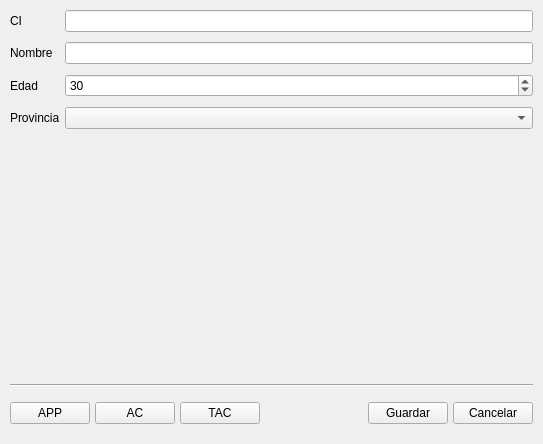
<?xml version="1.0" encoding="UTF-8"?>
<ui version="4.0">
 <class>pacientForm</class>
 <widget class="QWidget" name="pacientForm">
  <property name="geometry">
   <rect>
    <x>0</x>
    <y>0</y>
    <width>543</width>
    <height>444</height>
   </rect>
  </property>
  <property name="windowTitle">
   <string>Form</string>
  </property>
  <layout class="QVBoxLayout" name="verticalLayout">
   <property name="spacing">
    <number>5</number>
   </property>
   <property name="sizeConstraint">
    <enum>QLayout::SetDefaultConstraint</enum>
   </property>
   <property name="leftMargin">
    <number>10</number>
   </property>
   <property name="topMargin">
    <number>10</number>
   </property>
   <property name="rightMargin">
    <number>10</number>
   </property>
   <property name="bottomMargin">
    <number>10</number>
   </property>
   <item>
    <widget class="QWidget" name="widget" native="true">
     <layout class="QGridLayout" name="gridLayout">
      <property name="leftMargin">
       <number>0</number>
      </property>
      <property name="topMargin">
       <number>0</number>
      </property>
      <property name="rightMargin">
       <number>0</number>
      </property>
      <property name="bottomMargin">
       <number>0</number>
      </property>
      <property name="horizontalSpacing">
       <number>5</number>
      </property>
      <property name="verticalSpacing">
       <number>10</number>
      </property>
      <item row="0" column="0">
       <widget class="QLabel" name="ciLabel">
        <property name="text">
         <string>CI</string>
        </property>
       </widget>
      </item>
      <item row="0" column="2">
       <widget class="QLineEdit" name="ciInput">
        <property name="inputMask">
         <string>99999999999</string>
        </property>
       </widget>
      </item>
      <item row="1" column="0" colspan="2">
       <widget class="QLabel" name="label">
        <property name="text">
         <string>Nombre</string>
        </property>
       </widget>
      </item>
      <item row="1" column="2">
       <widget class="QLineEdit" name="nameInput"/>
      </item>
      <item row="2" column="2">
       <widget class="QSpinBox" name="ageInput">
        <property name="maximum">
         <number>200</number>
        </property>
        <property name="singleStep">
         <number>5</number>
        </property>
        <property name="value">
         <number>30</number>
        </property>
       </widget>
      </item>
      <item row="3" column="0" colspan="2">
       <widget class="QLabel" name="label_2">
        <property name="text">
         <string>Provincia</string>
        </property>
       </widget>
      </item>
      <item row="3" column="2">
       <widget class="QComboBox" name="provinceCombo">
        <property name="sizeAdjustPolicy">
         <enum>QComboBox::AdjustToContents</enum>
        </property>
       </widget>
      </item>
      <item row="2" column="0" colspan="2">
       <widget class="QLabel" name="label_3">
        <property name="text">
         <string>Edad</string>
        </property>
       </widget>
      </item>
     </layout>
    </widget>
   </item>
   <item>
    <spacer name="verticalSpacer">
     <property name="orientation">
      <enum>Qt::Vertical</enum>
     </property>
     <property name="sizeHint" stdset="0">
      <size>
       <width>20</width>
       <height>40</height>
      </size>
     </property>
    </spacer>
   </item>
   <item>
    <widget class="Line" name="line">
     <property name="orientation">
      <enum>Qt::Horizontal</enum>
     </property>
    </widget>
   </item>
   <item>
    <widget class="QWidget" name="buttonsWidget" native="true">
     <layout class="QHBoxLayout" name="horizontalLayout">
      <property name="spacing">
       <number>5</number>
      </property>
      <property name="sizeConstraint">
       <enum>QLayout::SetDefaultConstraint</enum>
      </property>
      <property name="leftMargin">
       <number>0</number>
      </property>
      <property name="topMargin">
       <number>10</number>
      </property>
      <property name="rightMargin">
       <number>0</number>
      </property>
      <property name="bottomMargin">
       <number>10</number>
      </property>
      <item>
       <widget class="QPushButton" name="appBtn">
        <property name="toolTip">
         <string>Antecedentes Patológicos Personales</string>
        </property>
        <property name="text">
         <string>APP</string>
        </property>
       </widget>
      </item>
      <item>
       <widget class="QPushButton" name="acBtn">
        <property name="toolTip">
         <string>Análisis Complementarios</string>
        </property>
        <property name="text">
         <string>AC</string>
        </property>
       </widget>
      </item>
      <item>
       <widget class="QPushButton" name="tacBtn">
        <property name="text">
         <string>TAC</string>
        </property>
       </widget>
      </item>
      <item>
       <spacer name="horizontalSpacer">
        <property name="orientation">
         <enum>Qt::Horizontal</enum>
        </property>
        <property name="sizeHint" stdset="0">
         <size>
          <width>40</width>
          <height>20</height>
         </size>
        </property>
       </spacer>
      </item>
      <item>
       <widget class="QPushButton" name="saveBtn">
        <property name="text">
         <string>Guardar</string>
        </property>
       </widget>
      </item>
      <item>
       <widget class="QPushButton" name="cancelBtn">
        <property name="text">
         <string>Cancelar</string>
        </property>
       </widget>
      </item>
     </layout>
    </widget>
   </item>
  </layout>
 </widget>
 <resources/>
 <connections>
  <connection>
   <sender>cancelBtn</sender>
   <signal>clicked()</signal>
   <receiver>pacientForm</receiver>
   <slot>close()</slot>
   <hints>
    <hint type="sourcelabel">
     <x>488</x>
     <y>409</y>
    </hint>
    <hint type="destinationlabel">
     <x>514</x>
     <y>337</y>
    </hint>
   </hints>
  </connection>
 </connections>
</ui>
